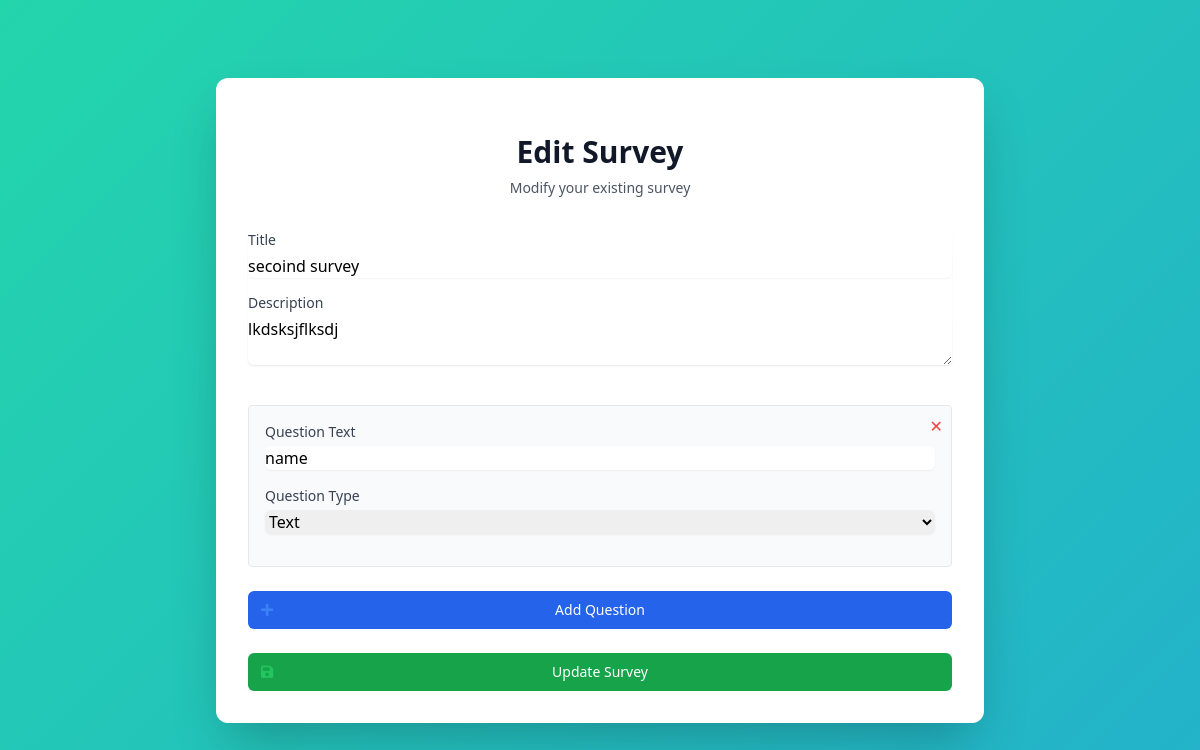
/survey/survey/2/edit/ (signed in), run on the app's committed database.
### surveys/models.py (models this page shows, shortened)
class Survey(models.Model):
    title = models.CharField(max_length=200)
    description = models.TextField(blank=True, null=True)
    user = models.ForeignKey(
        settings.AUTH_USER_MODEL,
        on_delete=models.CASCADE,
        related_name='surveys',
        null=True  # Allow existing surveys to remain
    )
    created_at = models.DateTimeField(auto_now_add=True)
    updated_at = models.DateTimeField(auto_now=True)
    unique_link = models.CharField(max_length=16, unique=True, blank=True)
    external_link = models.CharField(max_length=16, unique=True, blank=True, null=True)
    max_external_responses = models.PositiveIntegerField(null=True, blank=True)
    external_response_count = models.PositiveIntegerField(default=0)
    is_active = models.BooleanField(default=True)  # New field to track survey activation status
    expiry_datetime = models.DateTimeField(null=True, blank=True)
    is_expired = models.BooleanField(default=False)
    points = models.IntegerField(default=0)

class Question(models.Model):
    QUESTION_TYPES = [
        ('text', 'Text'),
        ('multiple_choice', 'Multiple Choice'),
        ('checkbox', 'Checkbox'),
        ('radio', 'Radio'),
    ]
    survey = models.ForeignKey(Survey, related_name='questions', on_delete=models.CASCADE)
    text = models.TextField()
    question_type = models.CharField(max_length=20, choices=QUESTION_TYPES)

### surveys/views.py (the view, shortened to what this page needs)
# urls.py: path('survey/<int:survey_id>/edit/', EditSurveyView.as_view(), name='edit_survey'),
class EditSurveyView(LoginRequiredMixin, View):
    def get(self, request, survey_id):
        survey = get_object_or_404(Survey, id=survey_id, user=request.user)
        return render(request, 'surveys/edit_survey.html', {'survey': survey})

### templates/surveys/edit_survey.html (shortened to what this page needs)
<!DOCTYPE html>
<html lang="en">
<head>
    <script src="https://cdn.tailwindcss.com"></script>
    <link rel="stylesheet" href="https://cdnjs.cloudflare.com/ajax/libs/font-awesome/5.15.4/css/all.min.css">
</head>
<body class="animated-bg min-h-screen bg-gray-100 flex items-center justify-center py-12 px-4 sm:px-6 lg:px-8">
    <div class="max-w-3xl w-full space-y-8 bg-white shadow-2xl rounded-xl p-8">
        <div class="text-center">
            <h2 class="mt-6 text-3xl font-extrabold text-gray-900">Edit Survey</h2>
            <p class="mt-2 text-sm text-gray-600">Modify your existing survey</p>
        </div>
        <form id="surveyForm" method="post" action="{% url 'surveys:edit_survey' survey.id %}" class="space-y-6">
            <div class="rounded-md shadow-sm -space-y-px">
                <div class="mb-4">
                    <label class="block text-sm font-medium text-gray-700">Title</label>
                    <input type="text" name="title" value="{{ survey.title }}" required
                        class="mt-1 block w-full rounded-md border-gray-300 shadow-sm">
                </div>
                <div class="mb-4">
                    <label class="block text-sm font-medium text-gray-700">Description</label>
                    <textarea name="description"
                        class="mt-1 block w-full rounded-md border-gray-300 shadow-sm">{{ survey.description }}</textarea>
                </div>
            </div>
            <div id="questionsContainer" class="space-y-4 max-h-[500px] overflow-y-auto">
                {% for question in survey.questions.all %}
                <div class="border p-4 rounded mt-4 bg-gray-50 relative question-block">
                    <button type="button" onclick="removeQuestion(this)"
                        class="absolute top-2 right-2 text-red-500 hover:text-red-700">
                        ✕
                    </button>
                    <div class="mb-4">
                        <label class="block text-sm font-medium text-gray-700">Question Text</label>
                        <input type="text" name="question_text" value="{{ question.text }}" required
                            class="mt-1 block w-full rounded-md border-gray-300 shadow-sm">
                    </div>
                    <div class="mb-4">
                        <label class="block text-sm font-medium text-gray-700">Question Type</label>
                        <select name="question_type" onchange="toggleChoices(this)"
                            class="mt-1 block w-full rounded-md border-gray-300 shadow-sm">
                            <option value="text" {% if question.question_type == 'text' %}selected{% endif %}>Text</option>
                        </select>
                    </div>
                </div>
                {% endfor %}
            </div>
            <button type="button" onclick="addQuestion()"
                class="group relative w-full flex justify-center py-2 px-4 border border-transparent text-sm font-medium rounded-md text-white bg-blue-600 hover:bg-blue-700 focus:outline-none focus:ring-2 focus:ring-offset-2 focus:ring-blue-500 transition transform hover:scale-105 mt-4">
                <span class="absolute left-0 inset-y-0 flex items-center pl-3">
                    <i class="fas fa-plus text-blue-500 group-hover:text-blue-400"></i>
                </span>
                Add Question
            </button>
            <button type="submit"
                class="group relative w-full flex justify-center py-2 px-4 border border-transparent text-sm font-medium rounded-md text-white bg-green-600 hover:bg-green-700 focus:outline-none focus:ring-2 focus:ring-offset-2 focus:ring-green-500 transition transform hover:scale-105 mt-4">
                <span class="absolute left-0 inset-y-0 flex items-center pl-3">
                    <i class="fas fa-save text-green-500 group-hover:text-green-400"></i>
                </span>
                Update Survey
            </button>
        </form>
    </div>
</body>
</html>

### templates/surveys/edit_survey.html (style rules this page uses)
.animated-bg { background: linear-gradient(-45deg, #ee7752, #e73c7e, #23a6d5, #23d5ab); background-size: 400% 400%; animation: gradient 15s ease infinite; }

### data on the page
Survey: title "secoind survey", description "lkdsksjflksdj"
Question: question_text "name", question_type "Text"
